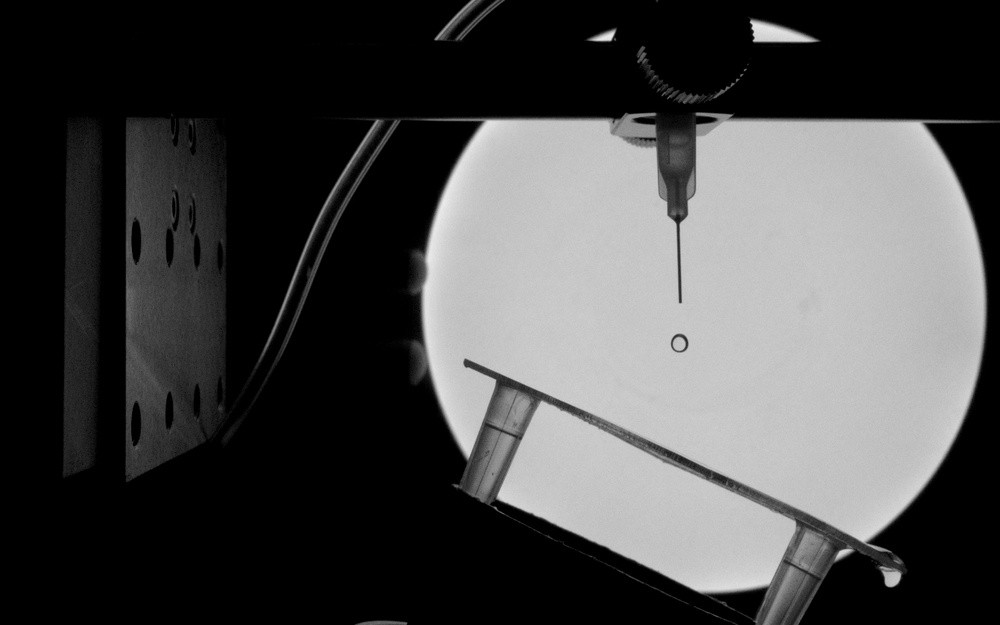
#> input picture codes/34.jpg, 1000 x 625 px, shrunk from 1280 x 800 before the run
$ jupyter execute rotating_images.ipynb
#> lines starting #> are read from the running program, lines starting #| are printed output that depends on the picture
[cell 1]
import numpy as np
from PIL import Image
import matplotlib.pyplot as plt

## Numpy Array

[cell 2]
plt.rcdefaults()

[cell 3]
im1 = np.array([[0,0,0],[1,0.5,1],[0,0,0]])
im2 = np.array([[0,1,0],[0,1,0],[0,1,0]])
im3 = np.array([[1,0,0],[0,1,0],[0,0,1]])
plt.imshow(im1, cmap='gray')
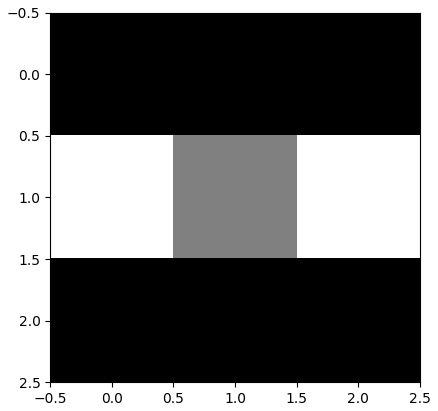
#> figure drawn by matplotlib, 1 panel

[cell 4]
plt.imshow(im2, cmap='gray')
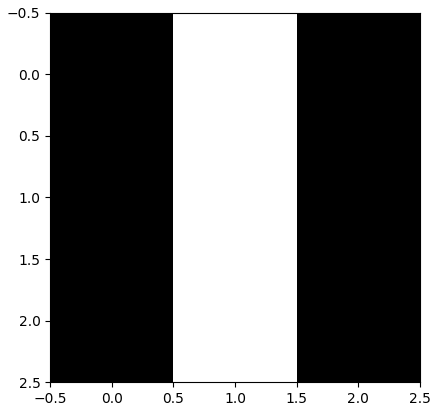
#> figure drawn by matplotlib, 1 panel

[cell 5]
plt.imshow(im3, cmap='gray')
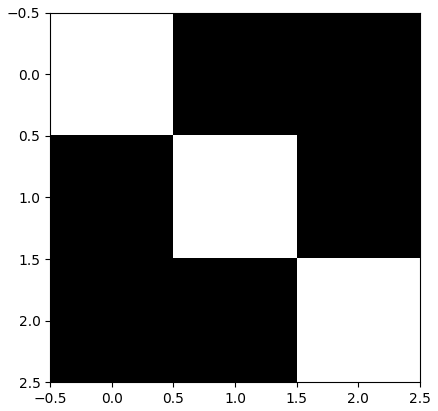
#> figure drawn by matplotlib, 1 panel

[cell 6]
im3_rot = np.rot90(im3)
plt.imshow(im3_rot, cmap='gray')
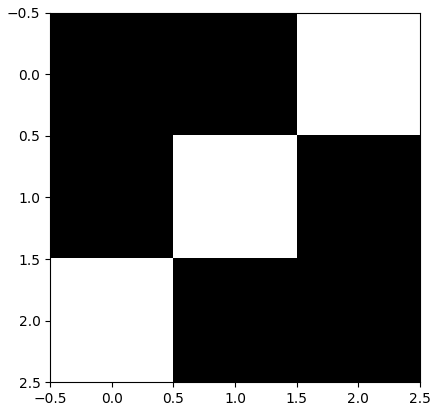
#> figure drawn by matplotlib, 1 panel

[cell 7]
im_1_rot = Image.fromarray(255.-im1*255.).rotate(45)
plt.imshow(im_1_rot, cmap='gray')
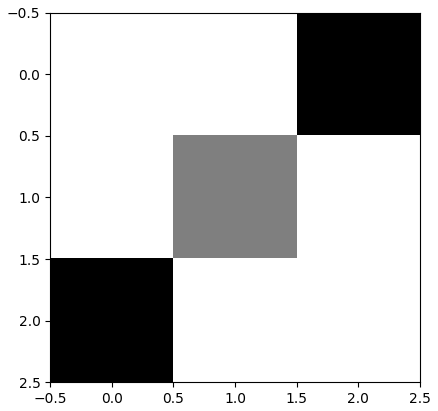
#> figure drawn by matplotlib, 1 panel

[cell 8]
im_3_rot = Image.fromarray(255.-im3*255.).rotate(45)
plt.imshow(im_3_rot, cmap='gray')
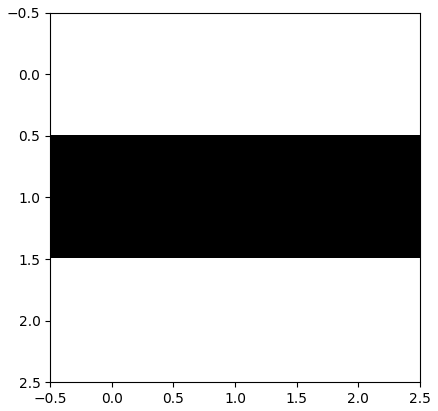
#> figure drawn by matplotlib, 1 panel

## Rotation Using Transformation Matrix

The clockwise rotation matrix is given by:
$$
M(\theta) = \begin{bmatrix} cos\theta & -sin\theta \\ \\sin\theta& cos\theta \end{bmatrix}
$$
The inverse of the rotation matrix is given by:
$$
M^{-1}(\theta) = \begin{bmatrix} cos\theta & sin\theta \\ \\ -sin\theta& cos\theta \end{bmatrix}
$$

Which is nothing but the previous matrix with $-\theta$ instead of $+\theta$.

[cell 9]
def rotate_matrix(A, theta):
    theta = np.deg2rad(theta)
    R = np.array([[np.cos(theta), -np.sin(theta)],
                  [np.sin(theta), np.cos(theta)]])
    return np.dot(R, A)

[cell 10]
im = Image.open("34.jpg")
#> im is the input picture: PIL image 1000x625 L; min 0, max 234, mean 71.5
im_r = im.rotate(45, expand=True)
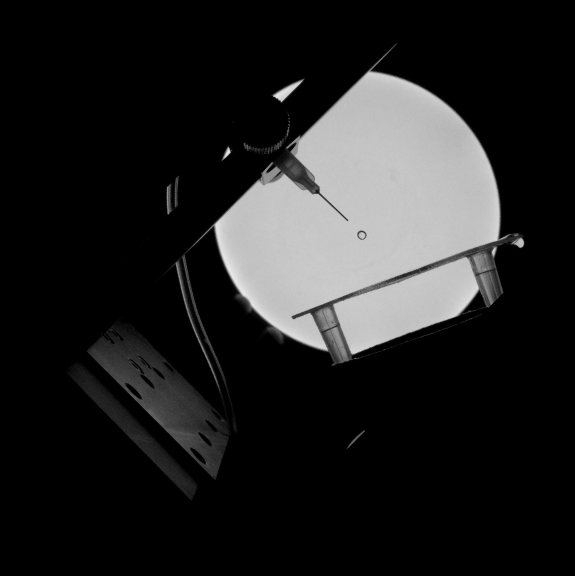
#> im_r: PIL image 1150x1151 L (shown at 1/2 size); min 0, max 234, mean 33.8
im_r

[cell 11]
P1 = np.array([180, 90])
P2 = rotate_matrix(P1, 45)
